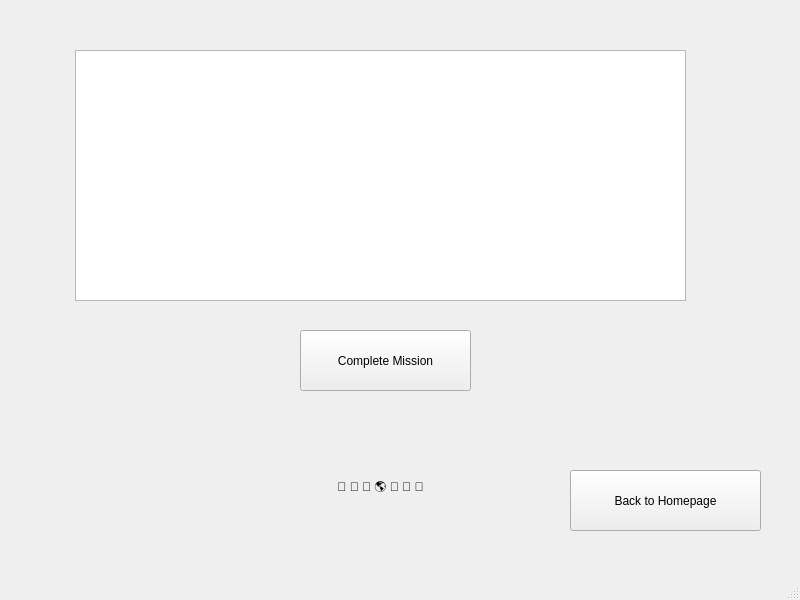
<?xml version="1.0" encoding="UTF-8"?>
<ui version="4.0">
 <class>MainWindow</class>
 <widget class="QMainWindow" name="MainWindow">
  <property name="geometry">
   <rect>
    <x>0</x>
    <y>0</y>
    <width>800</width>
    <height>600</height>
   </rect>
  </property>
  <property name="windowTitle">
   <string>MainWindow</string>
  </property>
  <widget class="QWidget" name="centralwidget">
   <widget class="QStackedWidget" name="stackedWidget">
    <property name="geometry">
     <rect>
      <x>-10</x>
      <y>20</y>
      <width>791</width>
      <height>561</height>
     </rect>
    </property>
    <property name="lineWidth">
     <number>1</number>
    </property>
    <property name="currentIndex">
     <number>4</number>
    </property>
    <widget class="QWidget" name="loginRegisterPage">
     <widget class="QLineEdit" name="nameInput">
      <property name="geometry">
       <rect>
        <x>100</x>
        <y>190</y>
        <width>191</width>
        <height>51</height>
       </rect>
      </property>
      <property name="text">
       <string/>
      </property>
      <property name="placeholderText">
       <string>Enter your name</string>
      </property>
     </widget>
     <widget class="QLineEdit" name="emailInput">
      <property name="geometry">
       <rect>
        <x>480</x>
        <y>190</y>
        <width>181</width>
        <height>51</height>
       </rect>
      </property>
      <property name="text">
       <string/>
      </property>
      <property name="placeholderText">
       <string>Enter your email</string>
      </property>
     </widget>
     <widget class="QPushButton" name="loginButton">
      <property name="geometry">
       <rect>
        <x>280</x>
        <y>320</y>
        <width>181</width>
        <height>71</height>
       </rect>
      </property>
      <property name="text">
       <string>Login / Register</string>
      </property>
     </widget>
     <widget class="QLabel" name="loginErrorLabel">
      <property name="geometry">
       <rect>
        <x>80</x>
        <y>330</y>
        <width>111</width>
        <height>20</height>
       </rect>
      </property>
      <property name="text">
       <string/>
      </property>
     </widget>
     <widget class="QLabel" name="label_3">
      <property name="geometry">
       <rect>
        <x>290</x>
        <y>30</y>
        <width>341</width>
        <height>61</height>
       </rect>
      </property>
      <property name="text">
       <string>BMCC GREEN BLUE BROWN </string>
      </property>
     </widget>
     <widget class="QLabel" name="label_7">
      <property name="geometry">
       <rect>
        <x>220</x>
        <y>470</y>
        <width>321</width>
        <height>16</height>
       </rect>
      </property>
      <property name="lineWidth">
       <number>1000</number>
      </property>
      <property name="text">
       <string>🌿 🌱 🍃 🌎 🌿 🌱 🍃</string>
      </property>
      <property name="alignment">
       <set>Qt::AlignmentFlag::AlignCenter</set>
      </property>
     </widget>
    </widget>
    <widget class="QWidget" name="leaderboardPage">
     <widget class="QPushButton" name="backFromLeaderboardButton">
      <property name="geometry">
       <rect>
        <x>550</x>
        <y>460</y>
        <width>171</width>
        <height>51</height>
       </rect>
      </property>
      <property name="text">
       <string>Back to Homepage</string>
      </property>
     </widget>
     <widget class="QTableWidget" name="leaderboardTableWidget">
      <property name="geometry">
       <rect>
        <x>30</x>
        <y>61</y>
        <width>711</width>
        <height>301</height>
       </rect>
      </property>
      <property name="columnCount">
       <number>8</number>
      </property>
      <column>
       <property name="text">
        <string>Rank</string>
       </property>
      </column>
      <column>
       <property name="text">
        <string>Name</string>
       </property>
      </column>
      <column>
       <property name="text">
        <string>Email</string>
       </property>
      </column>
      <column>
       <property name="text">
        <string>Points</string>
       </property>
      </column>
      <column/>
      <column/>
      <column/>
      <column/>
     </widget>
     <widget class="QLabel" name="label_6">
      <property name="geometry">
       <rect>
        <x>210</x>
        <y>470</y>
        <width>321</width>
        <height>16</height>
       </rect>
      </property>
      <property name="lineWidth">
       <number>1000</number>
      </property>
      <property name="text">
       <string>🌿 🌱 🍃 🌎 🌿 🌱 🍃</string>
      </property>
      <property name="alignment">
       <set>Qt::AlignmentFlag::AlignCenter</set>
      </property>
     </widget>
    </widget>
    <widget class="QWidget" name="badgesPage">
     <widget class="QListWidget" name="badgesListWidget">
      <property name="geometry">
       <rect>
        <x>30</x>
        <y>30</y>
        <width>701</width>
        <height>331</height>
       </rect>
      </property>
     </widget>
     <widget class="QPushButton" name="backFromBadgesButton">
      <property name="geometry">
       <rect>
        <x>570</x>
        <y>440</y>
        <width>171</width>
        <height>61</height>
       </rect>
      </property>
      <property name="text">
       <string>Back to Homepage</string>
      </property>
     </widget>
     <widget class="QLabel" name="label_4">
      <property name="geometry">
       <rect>
        <x>220</x>
        <y>460</y>
        <width>321</width>
        <height>16</height>
       </rect>
      </property>
      <property name="lineWidth">
       <number>1000</number>
      </property>
      <property name="text">
       <string>🌿 🌱 🍃 🌎 🌿 🌱 🍃</string>
      </property>
      <property name="alignment">
       <set>Qt::AlignmentFlag::AlignCenter</set>
      </property>
     </widget>
    </widget>
    <widget class="QWidget" name="homepagePage">
     <widget class="QPushButton" name="missionsButton">
      <property name="geometry">
       <rect>
        <x>370</x>
        <y>20</y>
        <width>111</width>
        <height>51</height>
       </rect>
      </property>
      <property name="text">
       <string>Missions</string>
      </property>
     </widget>
     <widget class="QPushButton" name="leaderboardButton">
      <property name="geometry">
       <rect>
        <x>200</x>
        <y>20</y>
        <width>131</width>
        <height>51</height>
       </rect>
      </property>
      <property name="text">
       <string>Leaderboard</string>
      </property>
     </widget>
     <widget class="QPushButton" name="badgesButton">
      <property name="geometry">
       <rect>
        <x>530</x>
        <y>20</y>
        <width>111</width>
        <height>51</height>
       </rect>
      </property>
      <property name="text">
       <string>Badges</string>
      </property>
     </widget>
     <widget class="QLabel" name="pointsLabel">
      <property name="geometry">
       <rect>
        <x>660</x>
        <y>30</y>
        <width>111</width>
        <height>16</height>
       </rect>
      </property>
      <property name="text">
       <string>Points</string>
      </property>
     </widget>
     <widget class="QLabel" name="welcomeLabel">
      <property name="geometry">
       <rect>
        <x>270</x>
        <y>130</y>
        <width>281</width>
        <height>61</height>
       </rect>
      </property>
      <property name="text">
       <string>Welcome to BMCC GREEN BLUE BROWN </string>
      </property>
     </widget>
     <widget class="QLabel" name="label">
      <property name="geometry">
       <rect>
        <x>20</x>
        <y>10</y>
        <width>171</width>
        <height>51</height>
       </rect>
      </property>
      <property name="text">
       <string>BMCC GREEN BLUE BROWN </string>
      </property>
     </widget>
     <widget class="QLabel" name="label_2">
      <property name="geometry">
       <rect>
        <x>230</x>
        <y>480</y>
        <width>321</width>
        <height>16</height>
       </rect>
      </property>
      <property name="lineWidth">
       <number>1000</number>
      </property>
      <property name="text">
       <string>🌿 🌱 🍃 🌎 🌿 🌱 🍃</string>
      </property>
      <property name="alignment">
       <set>Qt::AlignmentFlag::AlignCenter</set>
      </property>
     </widget>
    </widget>
    <widget class="QWidget" name="missionsPage">
     <widget class="QPushButton" name="completeMissionButton">
      <property name="geometry">
       <rect>
        <x>310</x>
        <y>310</y>
        <width>171</width>
        <height>61</height>
       </rect>
      </property>
      <property name="text">
       <string>Complete Mission</string>
      </property>
     </widget>
     <widget class="QPushButton" name="backFromMissionsButton">
      <property name="geometry">
       <rect>
        <x>580</x>
        <y>450</y>
        <width>191</width>
        <height>61</height>
       </rect>
      </property>
      <property name="text">
       <string>Back to Homepage</string>
      </property>
     </widget>
     <widget class="QListWidget" name="missionsListWidget">
      <property name="geometry">
       <rect>
        <x>85</x>
        <y>30</y>
        <width>611</width>
        <height>251</height>
       </rect>
      </property>
     </widget>
     <widget class="QLabel" name="label_8">
      <property name="geometry">
       <rect>
        <x>230</x>
        <y>460</y>
        <width>321</width>
        <height>16</height>
       </rect>
      </property>
      <property name="lineWidth">
       <number>1000</number>
      </property>
      <property name="text">
       <string>🌿 🌱 🍃 🌎 🌿 🌱 🍃</string>
      </property>
      <property name="alignment">
       <set>Qt::AlignmentFlag::AlignCenter</set>
      </property>
     </widget>
    </widget>
   </widget>
  </widget>
  <widget class="QMenuBar" name="menubar">
   <property name="geometry">
    <rect>
     <x>0</x>
     <y>0</y>
     <width>800</width>
     <height>22</height>
    </rect>
   </property>
  </widget>
  <widget class="QStatusBar" name="statusbar"/>
 </widget>
 <resources/>
 <connections/>
</ui>
